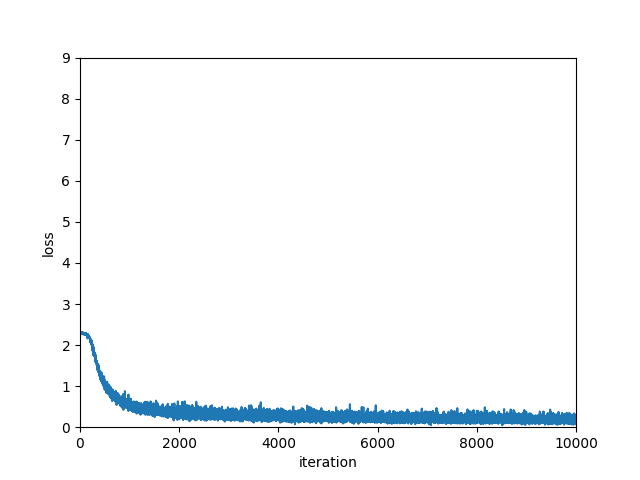

This figure's Python source:
import sys, os
sys.path.append(os.path.join(os.path.dirname(__file__), '..'))  # 부모 디렉터리의 파일을 가져올 수 있도록 설정

import numpy as np
import matplotlib.pyplot as plt
from dataset.mnist import load_mnist
from two_layer_net import TwoLayerNet

# 데이터 읽기
(x_train, t_train), (x_test, t_test) = load_mnist(normalize=True, one_hot_label=True)


# 하이퍼파라미터
iters_num = 10000  # 반복 횟수를 적절히 설정한다.
train_size = x_train.shape[0]
batch_size = 100   # 미니배치 크기
learning_rate = 0.1

network = TwoLayerNet(input_size=784, hidden_size=50, output_size=10)

train_loss_list = []
train_acc_list = []
test_acc_list = []

iter_per_epoch = max(train_size / batch_size, 1)

for i in range(iters_num):
    # 미니배치 획득
    batch_mask = np.random.choice(train_size, batch_size)
    x_batch = x_train[batch_mask]
    t_batch = t_train[batch_mask]
    
    # 기울기 계산
    #grad = network.numerical_gradient(x_batch, t_batch)
    grad = network.gradient(x_batch, t_batch)
    
    # 매개변수 갱신
    for key in ('W1', 'b1', 'W2', 'b2'):
        network.params[key] -= learning_rate * grad[key]
    
    # 학습 경과 기록
    loss = network.loss(x_batch, t_batch)
    train_loss_list.append(loss)

    if i % iter_per_epoch == 0:
        train_acc = network.accuracy(x_train, t_train)
        test_acc = network.accuracy(x_test, t_test)
        train_acc_list.append(train_acc)
        test_acc_list.append(test_acc)
        print("train acc, test acc : "+str(train_acc) + ", "+str(test_acc))

# 그래프 그리기
x = np.arange(len(train_loss_list))
plt.plot(x, train_loss_list)
plt.xlabel("iteration")
plt.ylabel("loss")
plt.ylim(0, 9)
plt.xlim(0, 10000)
plt.savefig("ch04/train_neuralnet.png")
